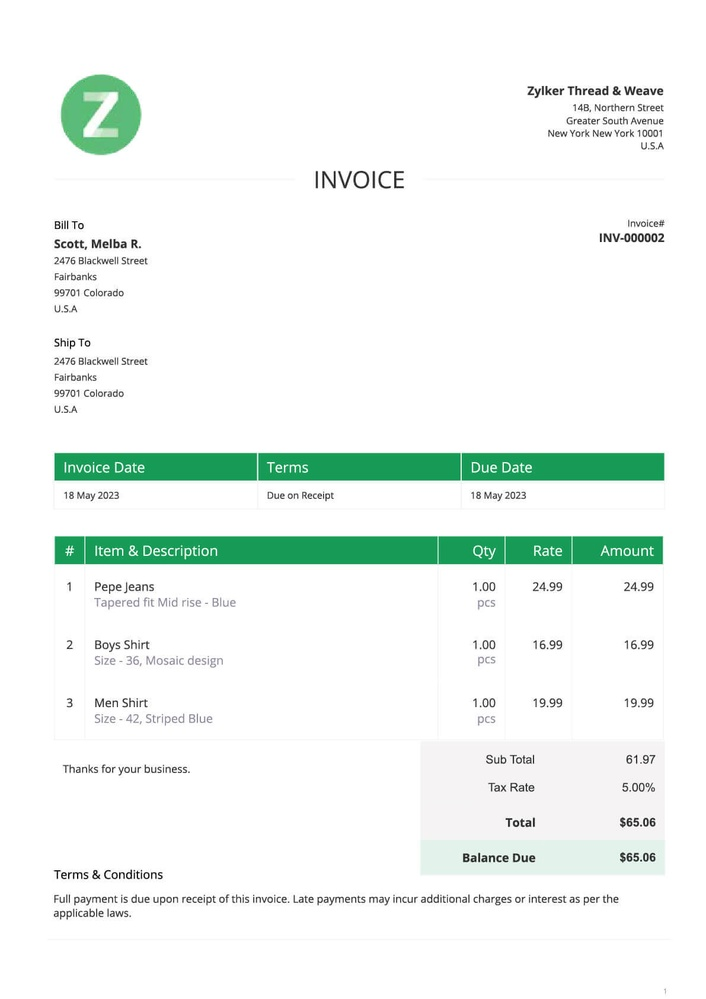
#> input picture threshold/input.jpg, 706 x 999 px, shrunk from 1191 x 1684 before the run
$ python threshold1.py
#> lines starting #> are read from the running program, lines starting #| are printed output that depends on the picture; after the words box and inside, x2 and y2 are one past the last pixel; in counts of white or black regions, pixels touching at a corner belong together
import cv2
import numpy as np
image1 = cv2.imread('input.jpg')
#> image1 is the input picture: shape (999, 706, 3); mean B, G, R 242.8, 246.3, 239.6

# Save the input image
cv2.imwrite('input_thresholded.jpg', image1)

# cv2.cvtColor is applied over the
# image input with applied parameters
# to convert the image to grayscale
img = cv2.cvtColor(image1, cv2.COLOR_BGR2GRAY)
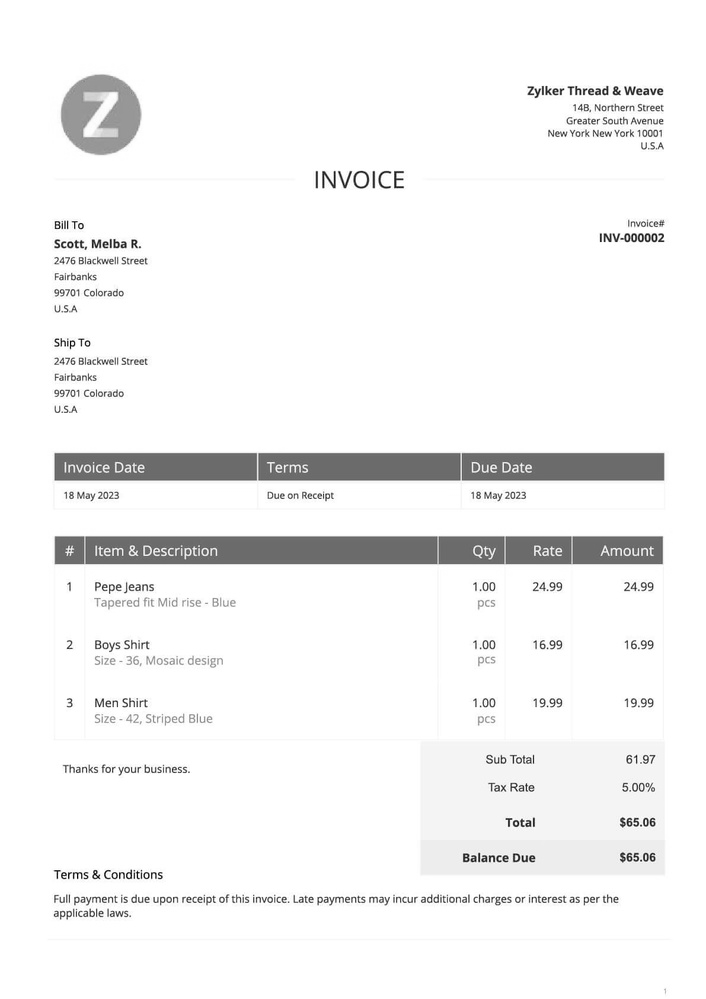
#> img: shape (999, 706); min 3, max 255, mean 243.9

# Applying different thresholding
# techniques on the input image
# all pixels value above 120 will
# be set to 255
ret, thresh1 = cv2.threshold(img, 120, 255, cv2.THRESH_BINARY)
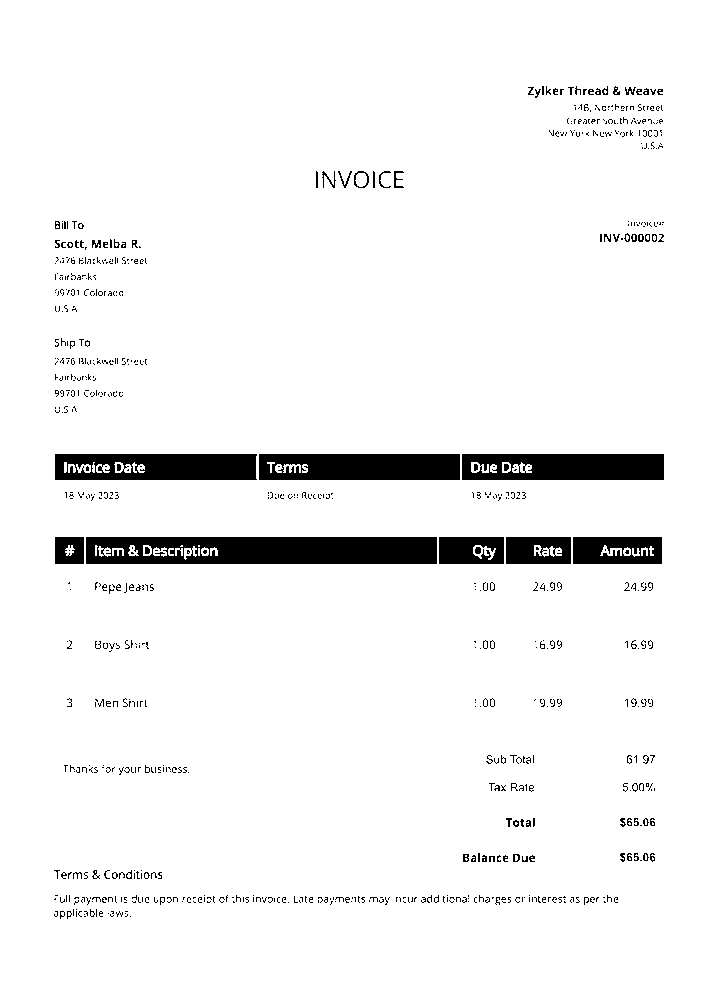
#> thresh1: shape (999, 706); 94.9% white; 769 black regions (680 under 20 px), largest, box (x1, y1, x2, y2) and area: (86, 537, 437, 564) 8754, (259, 454, 460, 480) 5005, (462, 454, 664, 480) 4830
ret, thresh2 = cv2.threshold(img, 120, 255, cv2.THRESH_BINARY_INV)
ret, thresh3 = cv2.threshold(img, 120, 255, cv2.THRESH_TRUNC)
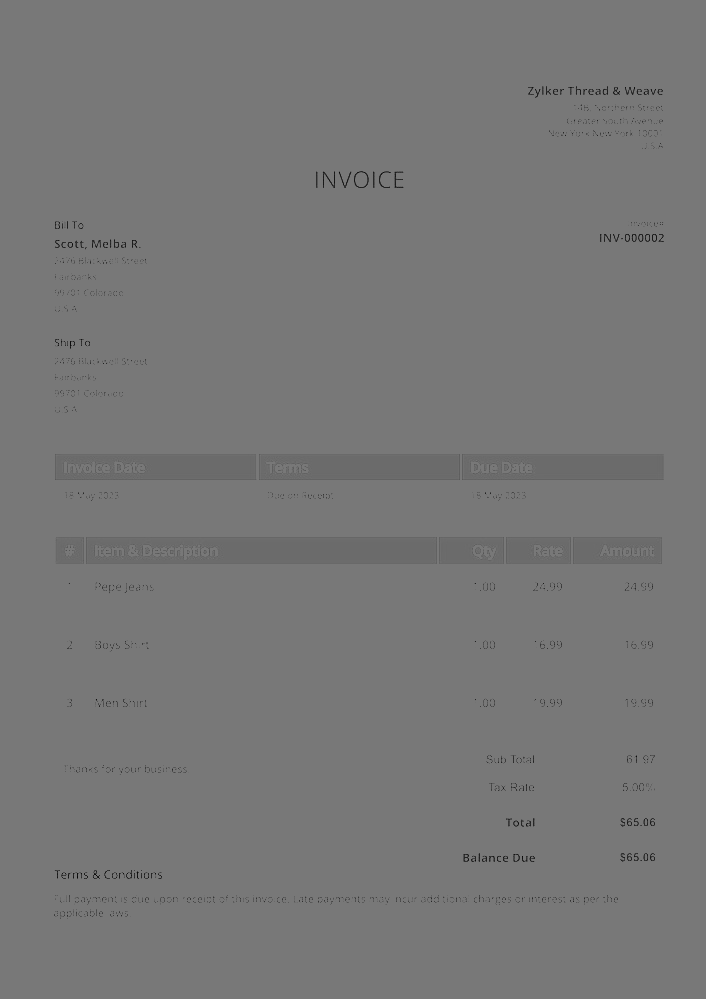
#> thresh3: shape (999, 706); min 3, max 120, mean 119.1
ret, thresh4 = cv2.threshold(img, 120, 255, cv2.THRESH_TOZERO)
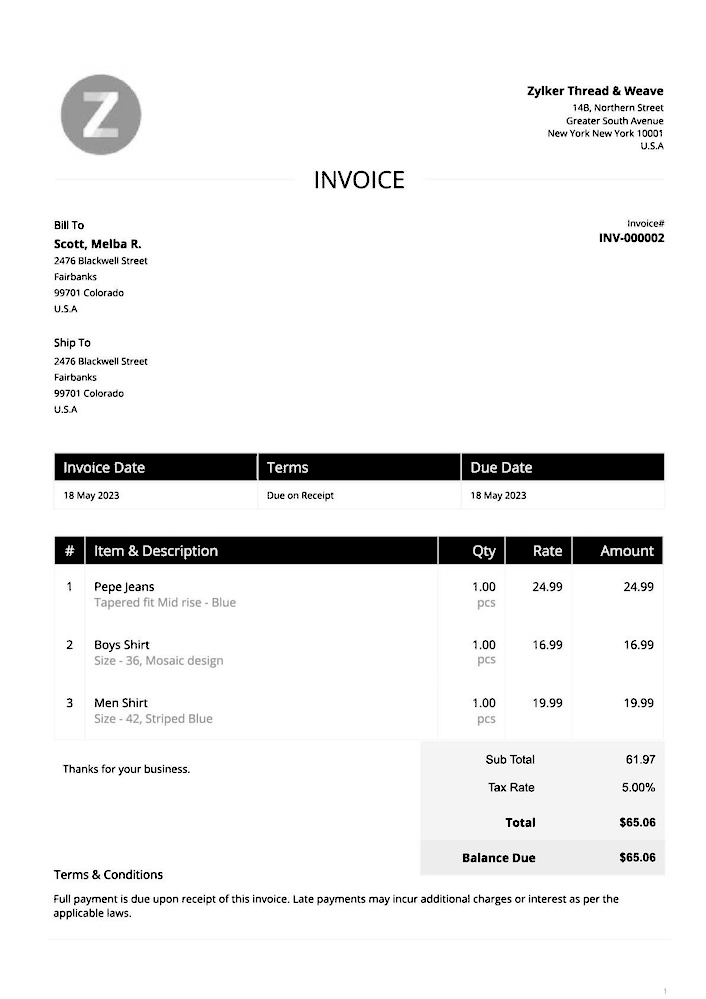
#> thresh4: shape (999, 706); min 0, max 255, mean 238.7
ret, thresh5 = cv2.threshold(img, 120, 255, cv2.THRESH_TOZERO_INV)
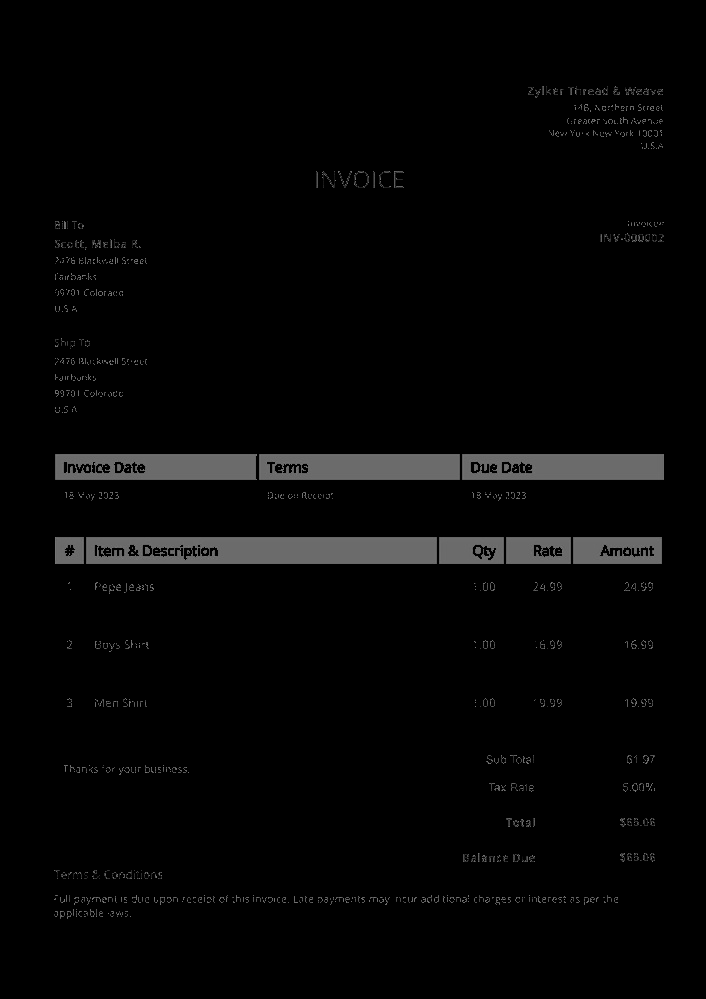
#> thresh5: shape (999, 706); min 0, max 120, mean 5.2

# The window showing output images
# with the corresponding thresholding
# techniques applied to the input images
cv2.imshow('Binary Threshold', thresh1)
cv2.imshow('Binary Threshold Inverted', thresh2)
cv2.imshow('Truncated Threshold', thresh3)
cv2.imshow('Set to 0', thresh4)
cv2.imshow('Set to 0 Inverted', thresh5)

# De-allocate any associated memory usage
if cv2.waitKey(0) & 0xff == 27:
#> (key Esc is pressed here)
    cv2.destroyAllWindows()

# Python program to threshold an image and save it

# Organizing imports
import cv2
import numpy as np

# Path to input image is specified and
# the image is loaded with imread command
image1 = cv2.imread('input.jpg')

# cv2.cvtColor is applied over the
# image input with applied parameters
# to convert the image to grayscale
img = cv2.cvtColor(image1, cv2.COLOR_BGR2GRAY)

# Applying thresholding technique
ret, thresh = cv2.threshold(img, 120, 255, cv2.THRESH_BINARY)

# Specify the file path where you want to save the thresholded image
output_file_path = 'thresholded_image.jpg'

# Save the thresholded image to the specified file path
cv2.imwrite(output_file_path, thresh)

print(f'Thresholded image saved to {output_file_path}')
